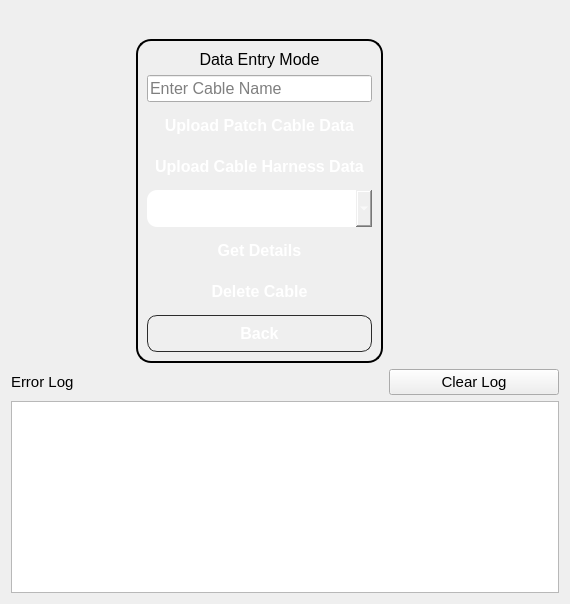
      <widget class="QWidget" name="page_dataEntry">
       <layout class="QGridLayout" name="gridLayout_13">
        <item row="0" column="1">
         <spacer name="verticalSpacer_32">
          <property name="orientation">
           <enum>Qt::Vertical</enum>
          </property>
          <property name="sizeHint" stdset="0">
           <size>
            <width>20</width>
            <height>28</height>
           </size>
          </property>
         </spacer>
        </item>
        <item row="1" column="0">
         <spacer name="horizontalSpacer_23">
          <property name="orientation">
           <enum>Qt::Horizontal</enum>
          </property>
          <property name="sizeHint" stdset="0">
           <size>
            <width>119</width>
            <height>20</height>
           </size>
          </property>
         </spacer>
        </item>
        <item row="1" column="1">
         <widget class="QFrame" name="frame_6">
          <property name="styleSheet">
           <string notr="true">QFrame { font-size: 14px; font-weight: bold;border : 2px solid black;border-radius:15px; }</string>
          </property>
          <property name="frameShape">
           <enum>QFrame::StyledPanel</enum>
          </property>
          <property name="frameShadow">
           <enum>QFrame::Raised</enum>
          </property>
          <layout class="QVBoxLayout" name="verticalLayout_18">
           <item>
            <widget class="QLabel" name="label_4">
             <property name="sizePolicy">
              <sizepolicy hsizetype="Preferred" vsizetype="Fixed">
               <horstretch>0</horstretch>
               <verstretch>0</verstretch>
              </sizepolicy>
             </property>
             <property name="font">
              <font>
               <pointsize>12</pointsize>
               <weight>50</weight>
               <italic>false</italic>
               <bold>false</bold>
              </font>
             </property>
             <property name="styleSheet">
              <string notr="true">border:none;
font:12pt;</string>
             </property>
             <property name="text">
              <string>Data Entry Mode</string>
             </property>
             <property name="alignment">
              <set>Qt::AlignCenter</set>
             </property>
            </widget>
           </item>
           <item>
            <widget class="QLineEdit" name="lineEdit_cableName">
             <property name="font">
              <font>
               <pointsize>12</pointsize>
              </font>
             </property>
             <property name="placeholderText">
              <string>Enter Cable Name</string>
             </property>
            </widget>
           </item>
           <item>
            <widget class="QPushButton" name="pushButton_uploadPatch">
             <property name="font">
              <font>
               <pointsize>12</pointsize>
               <weight>75</weight>
               <bold>true</bold>
              </font>
             </property>
             <property name="styleSheet">
              <string notr="true">QPushButton
{
    background: qlineargradient(
        x1:0, y1:0,
        x2:1, y2:0,
        stop:0 #3949AB,
        stop:1 #8E24AA
    );

    color: white;
    border: none;
    border-radius: 10px;
    padding: 8px;
    font-weight: bold;
}

QPushButton:hover
{
    background: qlineargradient(
        x1:0, y1:0,
        x2:1, y2:0,
        stop:0 #5C6BC0,
        stop:1 #AB47BC
    );
}

QPushButton:pressed
{
    background: qlineargradient(
        x1:0, y1:0,
        x2:1, y2:0,
        stop:0 #283593,
        stop:1 #7B1FA2
    );

    padding-top: 10px;
    padding-left: 10px;
}</string>
             </property>
             <property name="text">
              <string>Upload Patch Cable Data</string>
             </property>
            </widget>
           </item>
           <item>
            <widget class="QPushButton" name="pushButton_uploadCable">
             <property name="font">
              <font>
               <pointsize>12</pointsize>
               <weight>75</weight>
               <bold>true</bold>
              </font>
             </property>
             <property name="styleSheet">
              <string notr="true">QPushButton
{
    background: qlineargradient(
        x1:0, y1:0,
        x2:1, y2:0,
        stop:0 #3949AB,
        stop:1 #8E24AA
    );

    color: white;
    border: none;
    border-radius: 10px;
    padding: 8px;
    font-weight: bold;
}

QPushButton:hover
{
    background: qlineargradient(
        x1:0, y1:0,
        x2:1, y2:0,
        stop:0 #5C6BC0,
        stop:1 #AB47BC
    );
}

QPushButton:pressed
{
    background: qlineargradient(
        x1:0, y1:0,
        x2:1, y2:0,
        stop:0 #283593,
        stop:1 #7B1FA2
    );

    padding-top: 10px;
    padding-left: 10px;
}</string>
             </property>
             <property name="text">
              <string>Upload Cable Harness Data</string>
             </property>
            </widget>
           </item>
           <item>
            <widget class="QComboBox" name="comboBox_fileNames">
             <property name="font">
              <font>
               <pointsize>12</pointsize>
               <weight>75</weight>
               <bold>true</bold>
              </font>
             </property>
             <property name="styleSheet">
              <string notr="true">QComboBox
{
    background: qlineargradient(
        x1:0, y1:0,
        x2:1, y2:0,
        stop:0 #3949AB,
        stop:1 #8E24AA
    );

    color: white;
    border: none;
    border-radius: 10px;
    padding: 8px;
    font-weight: bold;
}

QPushButton:hover
{
    background: qlineargradient(
        x1:0, y1:0,
        x2:1, y2:0,
        stop:0 #5C6BC0,
        stop:1 #AB47BC
    );
}

QPushButton:pressed
{
    background: qlineargradient(
        x1:0, y1:0,
        x2:1, y2:0,
        stop:0 #283593,
        stop:1 #7B1FA2
    );

    padding-top: 10px;
    padding-left: 10px;
}</string>
             </property>
            </widget>
           </item>
           <item>
            <widget class="QPushButton" name="pushButton_getDetails">
             <property name="font">
              <font>
               <pointsize>12</pointsize>
               <weight>75</weight>
               <bold>true</bold>
              </font>
             </property>
             <property name="styleSheet">
              <string notr="true">QPushButton
{
    background: qlineargradient(
        x1:0, y1:0,
        x2:1, y2:0,
        stop:0 #3949AB,
        stop:1 #8E24AA
    );

    color: white;
    border: none;
    border-radius: 10px;
    padding: 8px;
    font-weight: bold;
}

QPushButton:hover
{
    background: qlineargradient(
        x1:0, y1:0,
        x2:1, y2:0,
        stop:0 #5C6BC0,
        stop:1 #AB47BC
    );
}

QPushButton:pressed
{
    background: qlineargradient(
        x1:0, y1:0,
        x2:1, y2:0,
        stop:0 #283593,
        stop:1 #7B1FA2
    );

    padding-top: 10px;
    padding-left: 10px;
}</string>
             </property>
             <property name="text">
              <string>Get Details</string>
             </property>
            </widget>
           </item>
           <item>
            <widget class="QPushButton" name="pushButton_delCable">
             <property name="font">
              <font>
               <pointsize>12</pointsize>
               <weight>75</weight>
               <bold>true</bold>
              </font>
             </property>
             <property name="styleSheet">
              <string notr="true">QPushButton
{
    background: qlineargradient(
        x1:0, y1:0,
        x2:1, y2:0,
        stop:0 #3949AB,
        stop:1 #8E24AA
    );

    color: white;
    border: none;
    border-radius: 10px;
    padding: 8px;
    font-weight: bold;
}

QPushButton:hover
{
    background: qlineargradient(
        x1:0, y1:0,
        x2:1, y2:0,
        stop:0 #5C6BC0,
        stop:1 #AB47BC
    );
}

QPushButton:pressed
{
    background: qlineargradient(
        x1:0, y1:0,
        x2:1, y2:0,
        stop:0 #283593,
        stop:1 #7B1FA2
    );

    padding-top: 10px;
    padding-left: 10px;
}</string>
             </property>
             <property name="text">
              <string>Delete Cable</string>
             </property>
            </widget>
           </item>
           <item>
            <widget class="QPushButton" name="pushButton_backToModes">
             <property name="font">
              <font>
               <pointsize>12</pointsize>
               <weight>75</weight>
               <bold>true</bold>
              </font>
             </property>
             <property name="styleSheet">
              <string notr="true">QPushButton
{
    background: qlineargradient(
        x1:0, y1:0,
        x2:1, y2:0,
        stop:0 #616161,
        stop:1 #424242
    );

    color: white;
    border: 1px solid #2c2c2c;
    border-radius: 10px;
    padding: 8px;
    font-weight: bold;
}

QPushButton:hover
{
    background: qlineargradient(
        x1:0, y1:0,
        x2:1, y2:0,
        stop:0 #757575,
        stop:1 #545454
    );
}

QPushButton:pressed
{
    background: qlineargradient(
        x1:0, y1:0,
        x2:1, y2:0,
        stop:0 #4a4a4a,
        stop:1 #303030
    );

    padding-top: 10px;
    padding-left: 10px;
}</string>
             </property>
             <property name="text">
              <string>Back</string>
             </property>
            </widget>
           </item>
          </layout>
         </widget>
        </item>
        <item row="1" column="2">
         <spacer name="horizontalSpacer_22">
          <property name="orientation">
           <enum>Qt::Horizontal</enum>
          </property>
          <property name="sizeType">
           <enum>QSizePolicy::Expanding</enum>
          </property>
          <property name="sizeHint" stdset="0">
           <size>
            <width>170</width>
            <height>20</height>
           </size>
          </property>
         </spacer>
        </item>
        <item row="3" column="0" colspan="3">
         <widget class="QTextEdit" name="textEdit_ErrorLog">
          <property name="font">
           <font>
            <pointsize>11</pointsize>
           </font>
          </property>
         </widget>
        </item>
        <item row="2" column="0">
         <widget class="QLabel" name="label_10">
          <property name="sizePolicy">
           <sizepolicy hsizetype="Preferred" vsizetype="Fixed">
            <horstretch>0</horstretch>
            <verstretch>0</verstretch>
           </sizepolicy>
          </property>
          <property name="font">
           <font>
            <pointsize>11</pointsize>
           </font>
          </property>
          <property name="text">
           <string>Error Log</string>
          </property>
         </widget>
        </item>
        <item row="2" column="2">
         <widget class="QPushButton" name="pushButton_clearErrorLog">
          <property name="font">
           <font>
            <pointsize>11</pointsize>
           </font>
          </property>
          <property name="text">
           <string>Clear Log</string>
          </property>
         </widget>
        </item>
       </layout>
      </widget>
